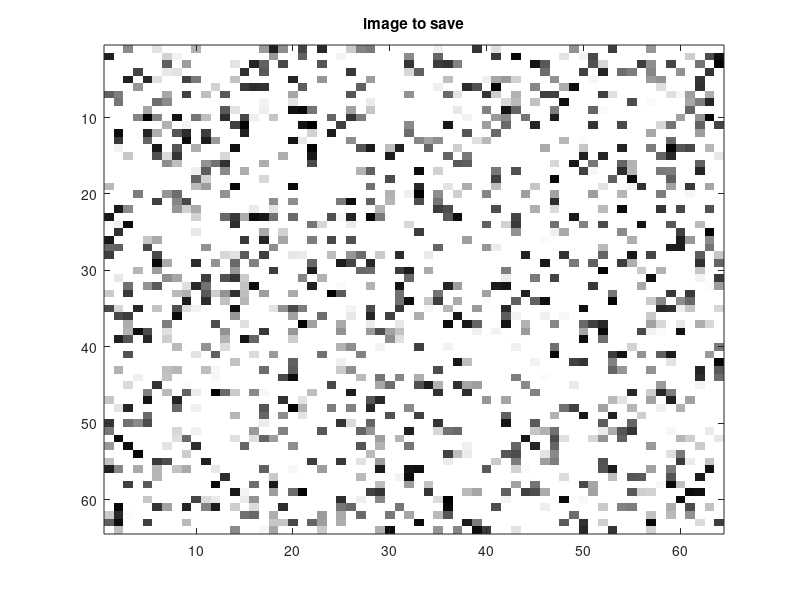
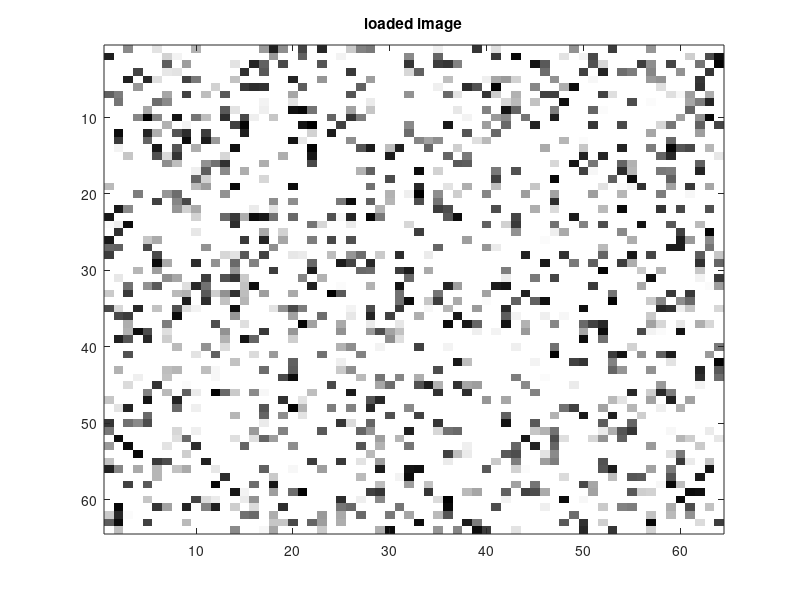

These charts were generated, in order, by the following MATLAB code:
% Regression test function (black blox) for FreeMat v4.0.0
% This function is autogenerated by helpgen.
function bbtest_success = bbtest_imwrite
  bbtest_success = 1;
NumErrors = 0;
try
  a =  uint8(255*rand(64));

catch
  NumErrors = NumErrors + 1;
end
try
  figure(1), image(a), colormap(gray)

catch
  NumErrors = NumErrors + 1;
end
try
  title('image to save')

catch
  NumErrors = NumErrors + 1;
end
try
  imwrite(a, 'test.bmp')

catch
  NumErrors = NumErrors + 1;
end
if (NumErrors ~= 0) bbtest_success = 0; return; end
NumErrors = 0;
try
  b = imread('test.bmp');

catch
  NumErrors = NumErrors + 1;
end
try
  figure(2), image(b), colormap(gray)

catch
  NumErrors = NumErrors + 1;
end
try
  title('loaded image')

catch
  NumErrors = NumErrors + 1;
end
if (NumErrors ~= 0) bbtest_success = 0; return; end
